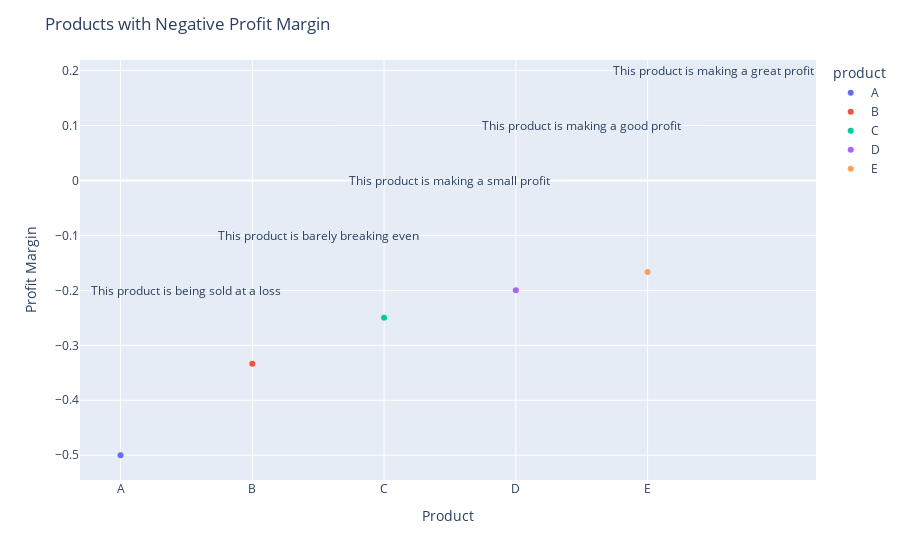

The cell this chart's notebook holds for it:
### Code cell
import plotly.express as px
import pandas as pd

# create a sample dataframe with product information
df = pd.DataFrame({
    'product': ['A', 'B', 'C', 'D', 'E'],
    'cost': [10, 15, 20, 25, 30],
    'sell_price': [5, 10, 15, 20, 25]
})

# create a new column to calculate the profit margin
df['profit_margin'] = (df['sell_price'] - df['cost']) / df['cost']

# create a scatter plot to represent products where the sell prices are lower than the cost
fig = px.scatter(df[df['profit_margin'] < 0], x='product', y='profit_margin', color='product')

# set the plot title and axis labels
fig.update_layout(title='Products with Negative Profit Margin', xaxis_title='Product', yaxis_title='Profit Margin')

# add annotations to provide more context and explanation
fig.add_annotation(x=0.5, y=-0.2, text='This product is being sold at a loss', showarrow=False)
fig.add_annotation(x=1.5, y=-0.1, text='This product is barely breaking even', showarrow=False)
fig.add_annotation(x=2.5, y=0.0, text='This product is making a small profit', showarrow=False)
fig.add_annotation(x=3.5, y=0.1, text='This product is making a good profit', showarrow=False)
fig.add_annotation(x=4.5, y=0.2, text='This product is making a great profit', showarrow=False)

# show the plot
fig.show()

### Figure 1 — Plotly figure (JSON) as saved in the notebook; plotly's stock layout.template omitted (floating-point values rounded to 4 significant figures)
{"data": [{"hovertemplate": "product=%{x}<br>profit_margin=%{y}<extra></extra>", "legendgroup": "A", "marker": {"color": "#636efa", "symbol": "circle"}, "mode": "markers", "name": "A", "orientation": "v", "showlegend": true, "type": "scatter", "x": ["A"], "xaxis": "x", "y": [-0.5], "yaxis": "y"}, {"hovertemplate": "product=%{x}<br>profit_margin=%{y}<extra></extra>", "legendgroup": "B", "marker": {"color": "#EF553B", "symbol": "circle"}, "mode": "markers", "name": "B", "orientation": "v", "showlegend": true, "type": "scatter", "x": ["B"], "xaxis": "x", "y": [-0.3333], "yaxis": "y"}, {"hovertemplate": "product=%{x}<br>profit_margin=%{y}<extra></extra>", "legendgroup": "C", "marker": {"color": "#00cc96", "symbol": "circle"}, "mode": "markers", "name": "C", "orientation": "v", "showlegend": true, "type": "scatter", "x": ["C"], "xaxis": "x", "y": [-0.25], "yaxis": "y"}, {"hovertemplate": "product=%{x}<br>profit_margin=%{y}<extra></extra>", "legendgroup": "D", "marker": {"color": "#ab63fa", "symbol": "circle"}, "mode": "markers", "name": "D", "orientation": "v", "showlegend": true, "type": "scatter", "x": ["D"], "xaxis": "x", "y": [-0.2], "yaxis": "y"}, {"hovertemplate": "product=%{x}<br>profit_margin=%{y}<extra></extra>", "legendgroup": "E", "marker": {"color": "#FFA15A", "symbol": "circle"}, "mode": "markers", "name": "E", "orientation": "v", "showlegend": true, "type": "scatter", "x": ["E"], "xaxis": "x", "y": [-0.1667], "yaxis": "y"}], "layout": {"annotations": [{"showarrow": false, "text": "This product is being sold at a loss", "x": 0.5, "y": -0.2}, {"showarrow": false, "text": "This product is barely breaking even", "x": 1.5, "y": -0.1}, {"showarrow": false, "text": "This product is making a small profit", "x": 2.5, "y": 0}, {"showarrow": false, "text": "This product is making a good profit", "x": 3.5, "y": 0.1}, {"showarrow": false, "text": "This product is making a great profit", "x": 4.5, "y": 0.2}], "legend": {"title": {"text": "product"}, "tracegroupgap": 0}, "margin": {"t": 60}, "title": {"text": "Products with Negative Profit Margin"}, "xaxis": {"anchor": "y", "categoryarray": ["A", "B", "C", "D", "E"], "categoryorder": "array", "domain": [0, 1], "title": {"text": "Product"}}, "yaxis": {"anchor": "x", "domain": [0, 1], "title": {"text": "Profit Margin"}}}}
